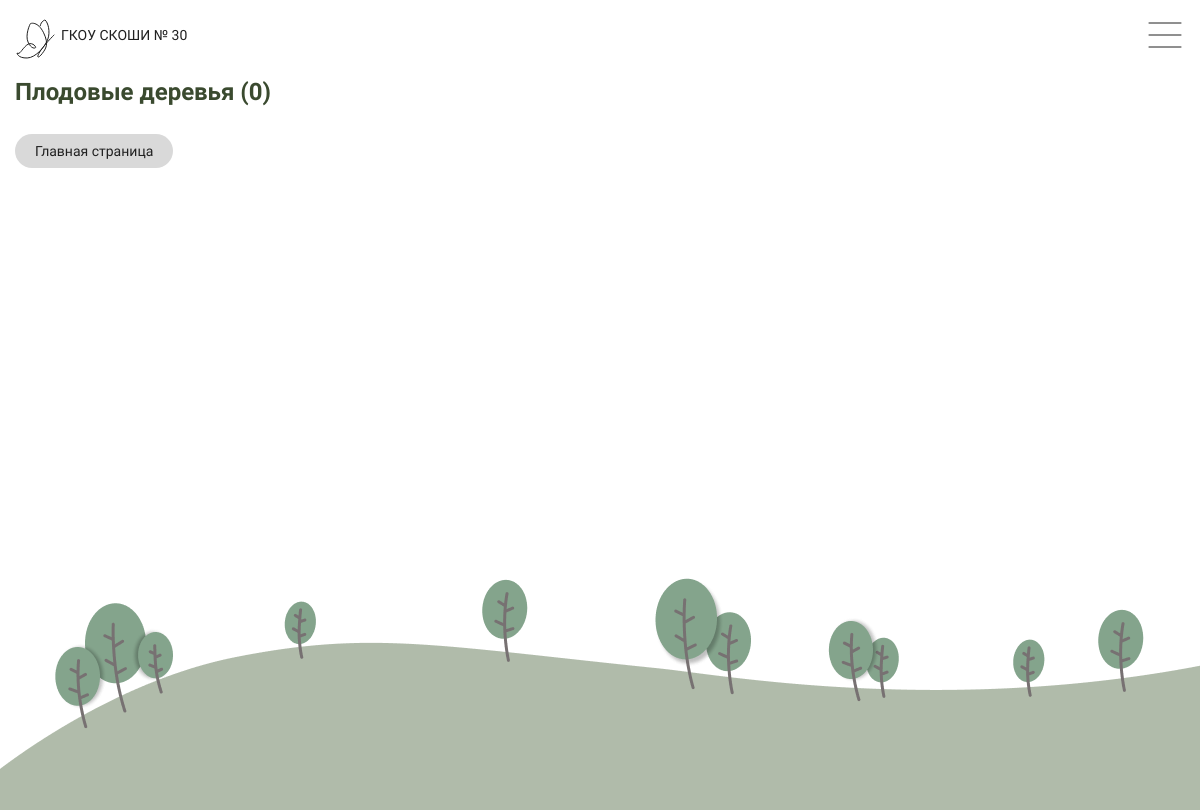
The page /plants/category/fruit_tree/ on the database as committed earlier.
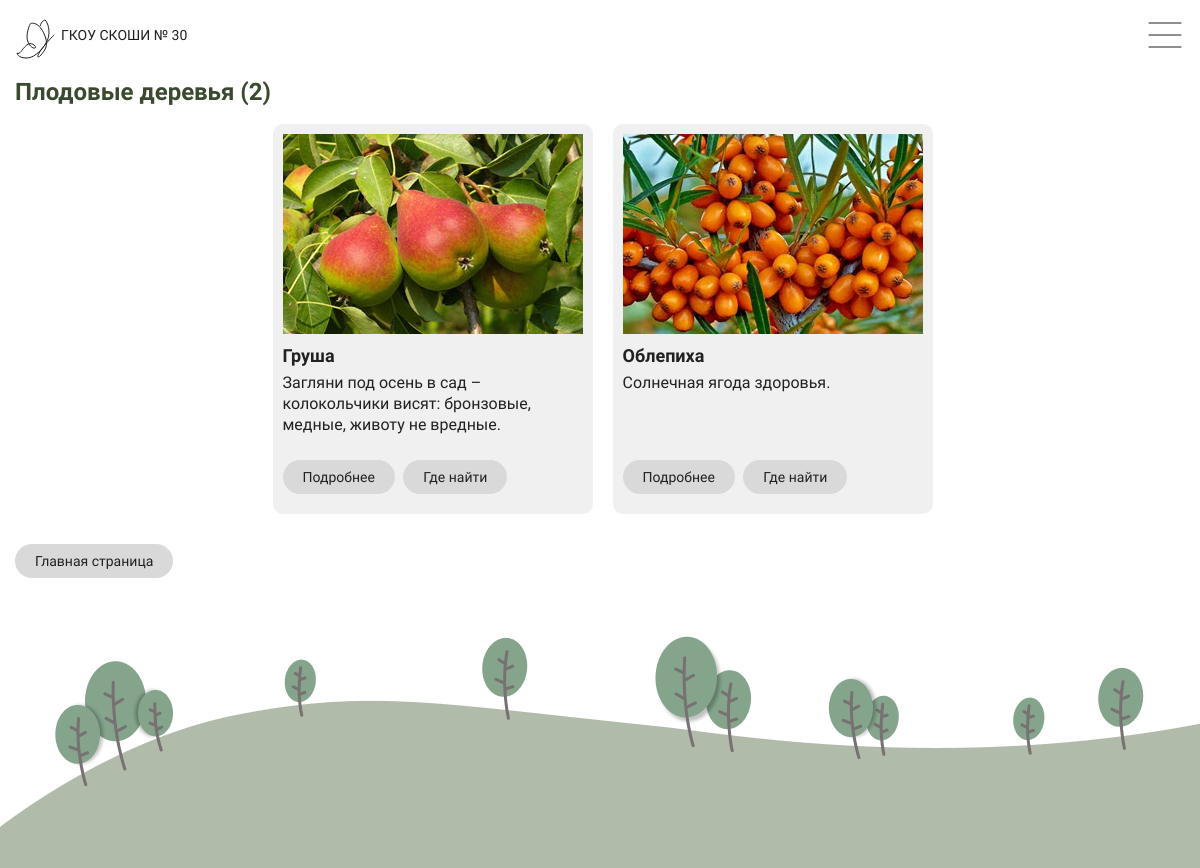
The same page on the database as committed later.
### garden/models.py (models this page shows, shortened)
class Plant(db.Model):
    __tablename__ = 'plants'
    id = db.Column(db.Integer, primary_key=True)
    name = db.Column(db.String(100), unique=True, nullable=False)
    category = db.Column(db.Enum(Category), nullable=False)
    code = db.Column(db.String(10), unique=True, nullable=False)
    intro = db.Column(db.String(300), unique=True, nullable=False)
    thumbnail = db.Column(db.String(100), nullable=False, default='default.jpg')
    location = db.Column(db.Enum(Location), nullable=False, default=Location.unknown)
    display = db.Column(db.Enum(Display), nullable=False, default=Display.disabled)
    status = db.Column(db.Enum(Status), nullable=False, default=Status.CREATED)
    timestamp = db.Column(db.DateTime(), default=datetime.now)
    articles = db.relationship('Article', backref='plant', lazy='dynamic', cascade='all, delete-orphan')

### garden/routes.py (the view)
@app.route('/plants/category/<category_name>/')
def show_category(category_name):
    plants = services.get_category_plants_for_render(category_name)
    return render_template('view/category.html',
                           category_title=Category[category_name].value['title'],
                           plants=plants,
                           quantity=services.get_quantity_categories()[category_name],
                           settings=settings)

### garden/services.py (called while the page is built)
def get_category_plants_for_render(category_name):
    plants = Plant.query.filter(Plant.category == category_name,
                                Plant.status != 'DELETED',
                                Plant.display == 'enabled').all()
    return plants

def get_quantity_categories():
    dict = {}
    for cat in Category:
        quantity = Plant.query.filter(Plant.category == cat.name,
                                Plant.status != 'DELETED',
                                Plant.display == 'enabled').count()
        dict[cat.name] = quantity
    return dict

### garden/templates/view/category.html (shortened to what this page needs)
{% extends 'view_base.html' %}
{% block main %}
<div class="subtitle">
    <h2 class="montserrat-alternates-semibold">{{ category_title }} ({{ quantity }})</h2>
</div>
<section class="card-container">
    {% for plant in plants %}
    <div class="card">
        <img class="card-img" src="{{ url_for('send_file', filename=plant.thumbnail) }}" alt="Image">
        <div class="card-content">
            <h3 class="montserrat-alternates-semibold">{{ plant.name }}</h3>
            <p class="source-sans-3-400">{{ plant.intro }}</p>
            <div class="button-container">
                <a href="{{ url_for('show_plant', plant_id=plant.id) }}" class="card-button">
                    <span class="montserrat-alternates-medium">{{ settings['details_name'] }}</span>
                </a>
                <a href="{{ url_for('show_map', plant_id=plant.id) }}" class="card-button">
                    <span class="montserrat-alternates-medium">{{ settings['location_name'] }}</span>
                </a>
            </div>
        </div>
    </div>
    {% endfor %}
</section>
<nav class="nav-buttons">
        <a href="{{ url_for('index') }}" class="nav-button">
            <span class="montserrat-alternates-medium">{{ settings['home_name'] }}</span>
        </a>
</nav>
{% endblock %}

### garden/templates/view_base.html (shortened to what this page needs)
{% extends 'base.html' %}
  {% block header %}
    <img src="{{ url_for('static', filename='icons/menu_02.svg') }}" alt="Image-menu" class="menu">
  {% endblock %}

### garden/templates/base.html (shortened to what this page needs)
<!doctype html>
<html lang="ru">
<head>
  <link rel="stylesheet" href="{{ url_for('static', filename='css/normalize.css') }}">
  <link rel="stylesheet" href="{{ url_for('static', filename='css/reset.css') }}">
  <link rel="stylesheet" href="{{ url_for('static', filename='css/main.css') }}">
  <link rel="stylesheet" href="{{ url_for('static', filename='css/service.css') }}">
  <link rel="stylesheet" href="{{ url_for('static', filename='css/fonts.css') }}">
</head>
<body>
<div class="site-container">
  <header>
    <img src="{{ url_for('static', filename='icons/logo_01.svg') }}" alt="Image-logo" class="logo">
    <p class="header-text montserrat-alternates-medium">{{ settings['site_header'] }}</p>
    {% block header %}{% endblock %}
  </header>
  <main class="main">
    {% block main %}{% endblock %}
  </main>
  <footer class="footer source-sans-3-400">
  </footer>
</div>
</body>
</html>

### garden/static/css/main.css (style rules this page uses)
body { padding-top: 10px; }
.site-container { flex-grow: 1; background-image: url(../site_bg_02.png); background-position: left bottom; background-repeat: no-repeat; min-height: 100dvh; min-height: 100vh; box-sizing: border-box; }
header { height: 50px; line-height: 50px; padding: 0 10px 0 15px; margin-bottom: 20px; }
header p { display: inline-block; white-space: nowrap; overflow: hidden; font-size: 14px; color: #212121; }
.menu { float: right; }
main { padding: 0 10px 0 15px; text-align: left; font-size: 14px; color: #212121; }
.footer { padding: 0 10px 0 15px; font-size: 14px; color: #212121; height: 280px; }
.subtitle { font-size: 24px; color: #3A4A2F; margin-bottom: 10px; }
.card-container { display: flex; justify-content: center; flex-wrap: wrap; margin-bottom: 20px; }
.card { width: 320px; height: 380px; background-color: #f0f0f0; border-radius: 10px; overflow: hidden; margin: 10px; padding-top: 10px; position: relative; text-align: center; }
.card img { width: 300px; height: auto; }
.card-content { padding: 10px; text-align: left; }
.card-content h3 { font-size: 18px; margin-bottom: 8px; }
.card-content p { font-size: 16px; line-height: 1.3; }
.card-button { display: inline-flex; align-items: center; gap: 10px; padding: 10px 10px; background: #d9d9d9; color: #212121; text-decoration: none; border-radius: 20px; transition: background 0.3s; margin: 0 5px 10px 0; }
.card-button span { padding-right: 10px; padding-left: 10px; font-size: 14px; }
.button-container { position: absolute; bottom: 10px; }
.nav-button { display: inline-flex; align-items: center; gap: 10px; padding: 10px 10px; background: #d9d9d9; color: #212121; text-decoration: none; border-radius: 20px; transition: background 0.3s; margin: 0 10px 10px 0; }
.nav-button span { padding: 0 10px 0 10px; font-size: 14px; }

Rows that differ between the two databases and show on the page:
added Plant: thumbnail (picture), name "Груша", intro "Загляни под осень в сад – колокольчики висят: бронзовые, медные, животу не вредные.", details_name "Подробнее", location_name "Где найти"
added Plant: thumbnail (picture), name "Облепиха", intro "Солнечная ягода здоровья.", details_name "Подробнее", location_name "Где найти"
Other text that changed with them:
{{ quantity }}: "0" → "2"
